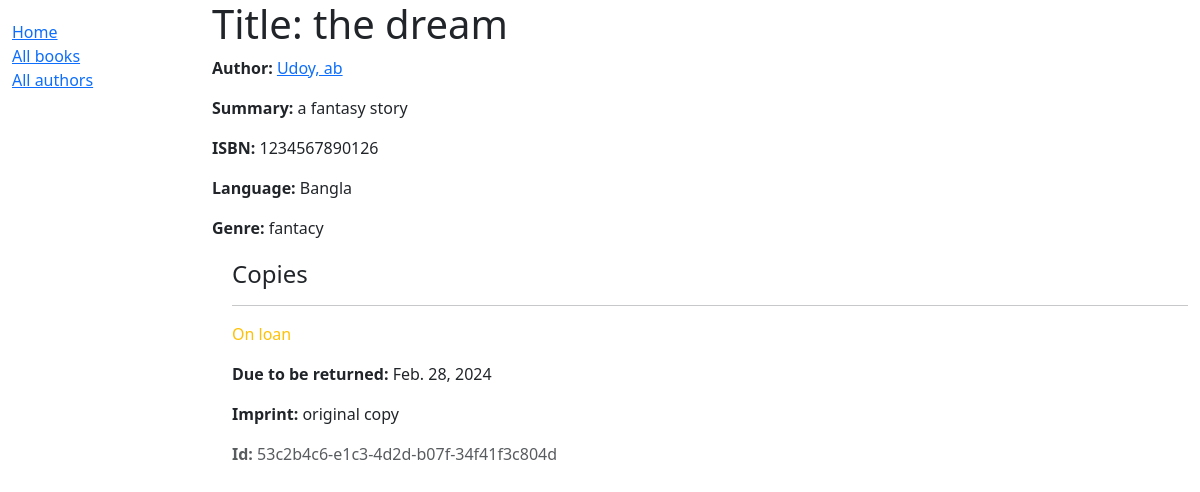
The app's page /catalog/books/4/, older data.
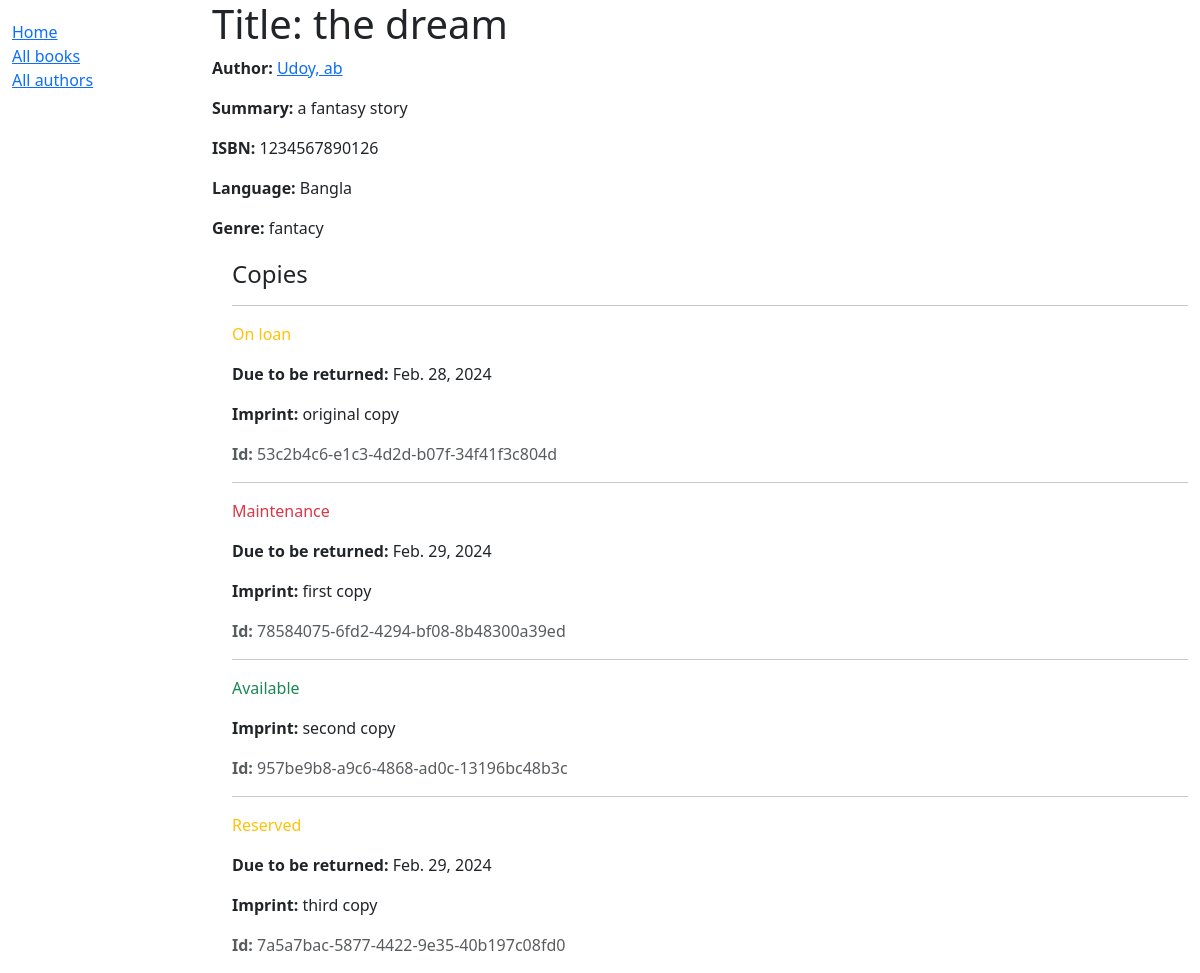
The same page, newer data.
### catalog/models.py (models this page shows, shortened)
class Book(models.Model):
    title = models.CharField(max_length=200)
    author = models.ForeignKey('Author', on_delete=models.RESTRICT, null=True)
    summary = models.TextField(
        max_length=1000, help_text="Enter a brief description of the book")
    isbn = models.CharField('ISBN', max_length=13,
                            unique=True,
                            help_text='13 Character <a href="https://www.isbn-international.org/content/what-isbn'
                                      '">ISBN number</a>')
    genre = models.ManyToManyField(
        Genre, help_text="Select a genre for this book")
    language = models.ForeignKey(
        'Language', on_delete=models.SET_NULL, null=True)
    class Meta:
        ordering = ['title', 'author']
    def display_genre(self):
        """Creates a string for the Genre. This is required to display genre in Admin."""
        return ', '.join([genre.name for genre in self.genre.all()[:3]])
    display_genre.short_description = 'Genre'

class Author(models.Model):
    first_name = models.CharField(max_length=100)
    last_name = models.CharField(max_length=100)
    date_of_birth = models.DateField(null=True, blank=True)
    date_of_death = models.DateField('died', null=True, blank=True)
    class Meta:
        ordering = ['last_name', 'first_name']
    def __str__(self):
        return f'{self.last_name}, {self.first_name}'

class Language(models.Model):
    name = models.CharField(max_length=200,
                            unique=True,
                            help_text="Enter the book's natural language (e.g. English, French, Japanese etc.)")
    def __str__(self):
        return self.name

class Genre(models.Model):
    name = models.CharField(
        max_length=200,
        unique=True,
        help_text="Enter a book genre (e.g. Science Fiction, French Poetry etc.)"
    )
    def __str__(self):
        return self.name

class BookInstance(models.Model):
    id = models.UUIDField(primary_key=True, default=uuid.uuid4,
                          help_text="Unique ID for this particular book across whole library")
    book = models.ForeignKey('Book', on_delete=models.RESTRICT, null=True)
    imprint = models.CharField(max_length=200)
    due_back = models.DateField(null=True, blank=True)
    borrower = models.ForeignKey(
        settings.AUTH_USER_MODEL, on_delete=models.SET_NULL, null=True, blank=True)
    LOAN_STATUS = (
        ('d', 'Maintenance'),
        ('o', 'On loan'),
        ('a', 'Available'),
        ('r', 'Reserved'),
    )
    status = models.CharField(
        max_length=1,
        choices=LOAN_STATUS,
        blank=True,
        default='d',
        help_text='Book availability')
    class Meta:
        ordering = ['due_back']
        permissions = (("can_mark_returned", "Set book as returned"),)

### catalog/views.py (the view)
# urls.py: path('books/<int:pk>/', views.BookDetailView.as_view(), name='book-detail'),
class BookDetailView(generic.DetailView):
    model = Book
    template_name = 'book_detail.html'

### catalog/templates/book_detail.html
{% extends "base_generic.html" %}
{% block content %}
  <h1>Title: {{ book.title }}</h1>
  <p><strong>Author:</strong> <a href="">{{ book.author }}</a></p>
  <p><strong>Summary:</strong> {{ book.summary }}</p>
  <p><strong>ISBN:</strong> {{ book.isbn }}</p>
  <p><strong>Language:</strong> {{ book.language }}</p>
  <p><strong>Genre:</strong> {{ book.genre.all|join:", " }}</p>
  <div style="margin-left:20px;margin-top:20px">
    <h4>Copies</h4>
    {% for copy in book.bookinstance_set.all %}
      <hr />
      <p
        class="{% if copy.status == 'a' %}text-success{% elif copy.status == 'd' %}text-danger{% else %}text-warning{% endif %}">
        {{ copy.get_status_display }}
      </p>
      {% if copy.status != 'a' %}
        <p><strong>Due to be returned:</strong> {{ copy.due_back }}</p>
      {% endif %}
      <p><strong>Imprint:</strong> {{ copy.imprint }}</p>
      <p class="text-muted"><strong>Id:</strong> {{ copy.id }}</p>
    {% endfor %}
  </div>
{% endblock %}

### catalog/templates/base_generic.html (shortened to what this page needs)
<!DOCTYPE html>
<html lang="en">
  <head>
    <link href="https://cdn.jsdelivr.net/npm/bootstrap@5.3.2/dist/css/bootstrap.min.css"
      rel="stylesheet"
>
    {% load static %}
    <link rel="stylesheet" href="{% static 'css/style.css' %}" />
  </head>
  <body>
    <div class="container-fluid">
      <div class="row">
        <div class="col-sm-2">
          {% block sidebar %}
            <ul class="sidebar-nav">
              <li><a href="{% url 'index' %}">Home</a></li>
              <li><a href="{% url 'books' %}">All books</a></li>
              <li><a href="{% url 'authors' %}">All authors</a></li>
            </ul>
          {% endblock %}
        </div>
        <div class="col-sm-10 ">
            {% block content %}
            {% endblock %}
        </div>
      </div>
    </div>
  </body>
</html>

### catalog/static/css/style.css (style rules this page uses)
.sidebar-nav { margin-top: 20px; padding: 0; list-style: none; }

Row changes from the older to the newer data that the page shows:
added BookInstance: status "Maintenance", due_back "Feb. 29, 2024", imprint "first copy", id "78584075-6fd2-4294-bf08-8b48300a39ed"
added BookInstance: status "Available", imprint "second copy", id "957be9b8-a9c6-4868-ad0c-13196bc48b3c"
added BookInstance: status "Reserved", due_back "Feb. 29, 2024", imprint "third copy", id "7a5a7bac-5877-4422-9e35-40b197c08fd0"
